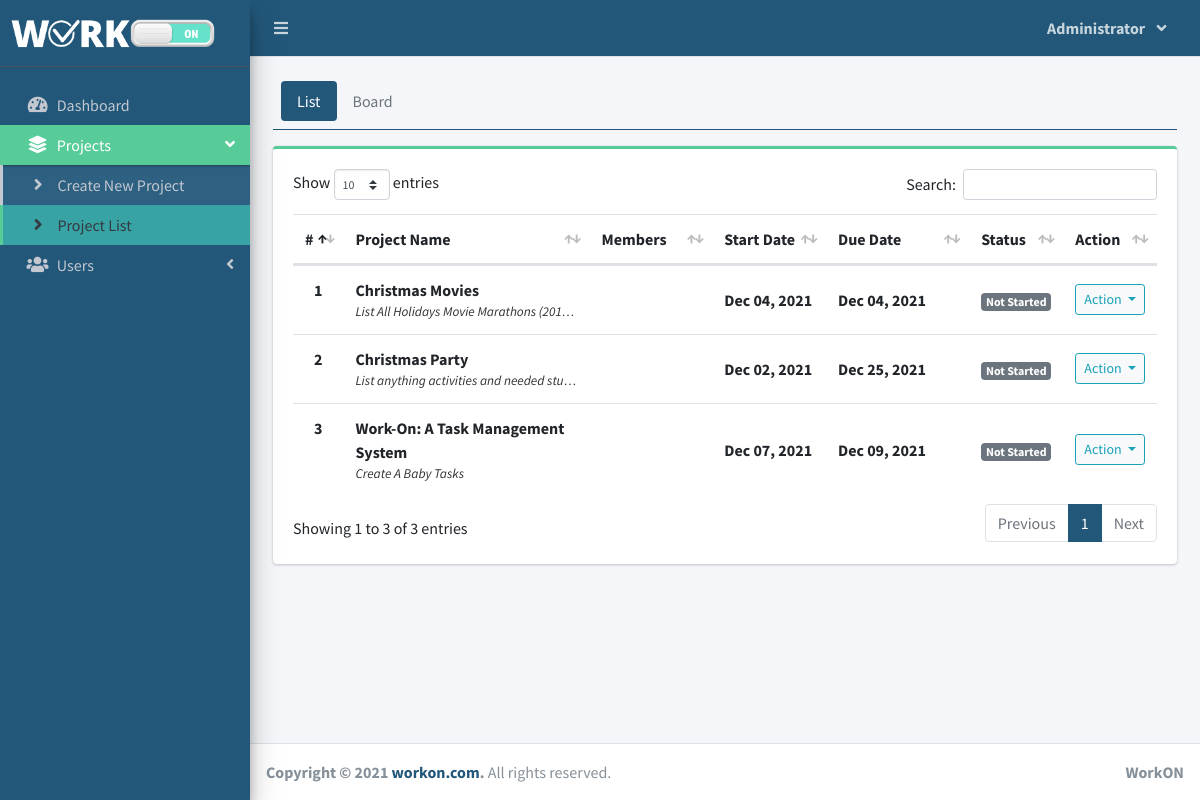
Page /index.php?page=project_list (signed in) on the earlier database version.
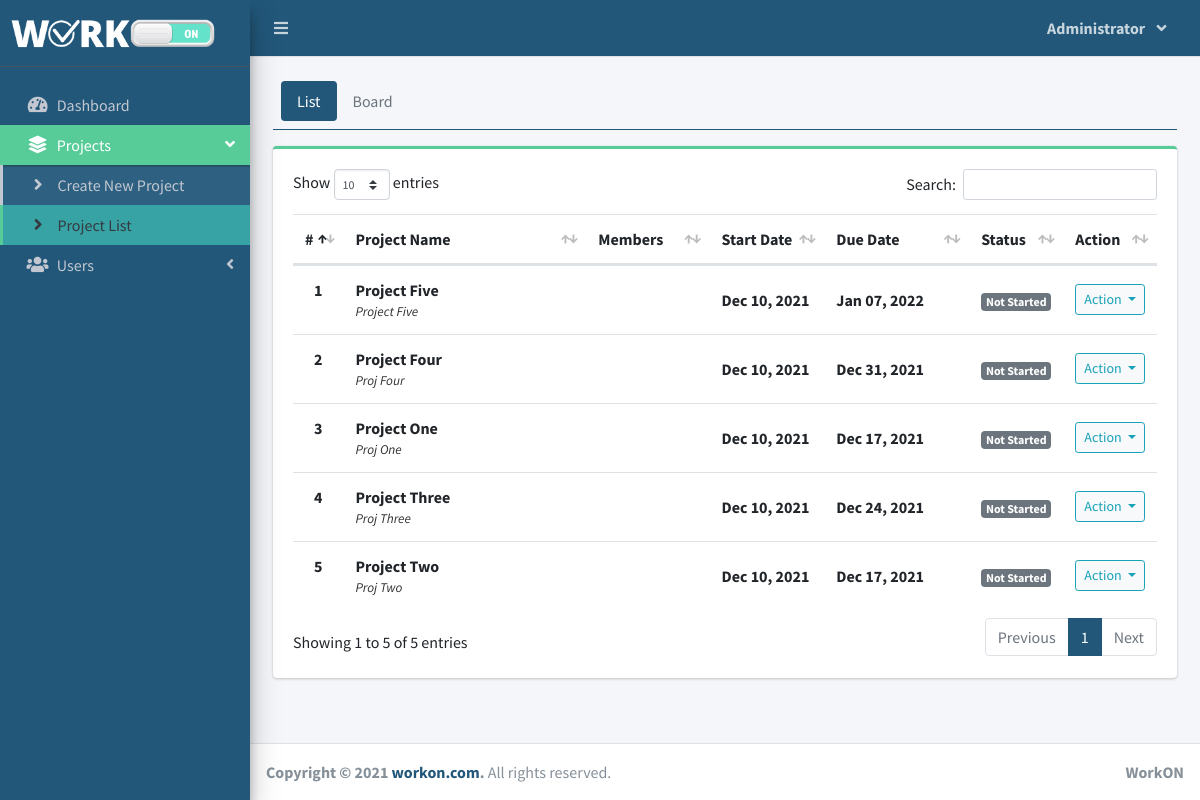
Same page on the later database version.
### tables this page shows
CREATE TABLE `project_list` (
  `id` int(30) NOT NULL,
  `name` varchar(200) NOT NULL,
  `description` text NOT NULL,
  `status` tinyint(2) NOT NULL,
  `start_date` date NOT NULL,
  `end_date` date NOT NULL,
  `manager_id` int(30) NOT NULL,
  `user_ids` text NOT NULL,
  `project_url` longtext NOT NULL,
  `project_time_sheet` longtext NOT NULL,
  `project_files` longtext NOT NULL,
  `date_created` datetime NOT NULL DEFAULT current_timestamp()
);

### project_list.php (the view, shortened to what this page needs)
<?php include'db_connect.php' ?>
<div class="col-lg-12">
	<ul class="nav nav-pills ml-auto p-2">
		<li class="nav-item"><a class="nav-link active" href="#list" data-toggle="tab">List</a></li>
		<li class="nav-item"><a class="nav-link" href="#board" data-toggle="tab">Board</a></li>
	</ul>
	<hr class="border-primary mt-0 mb-3">
	<div class="tab-content" id="pills-tabContent">
		<div class="tab-pane active" id="list" role="tabpanel" aria-labelledby="pills-list-tab">
			<div class="card card-outline card-success">
				<div class="card-body">
					<div class="table-responsive">
						<table class="table tabe-hover table-condensed" id="data-list">
							<colgroup>
								<col width="5%">
								<col width="35%">
								<col width="15%">
								<col width="15%">
								<col width="20%">
								<col width="10%">
							</colgroup>
							<thead>
								<tr>
									<th class="text-center">#</th>
									<th>Project Name</th>
									<th class="">Members</th>
									<th>Start Date</th>
									<th>Due Date</th>
									<th>Status</th>
									<th>Action</th>
								</tr>
							</thead>
							<tbody>
								<?php
								$i = 1;
								$where = "";
								$qry = $conn->query("SELECT * FROM project_list $where order by name asc");
								while($row= $qry->fetch_assoc()):
									$trans = get_html_translation_table(HTML_ENTITIES,ENT_QUOTES);
									unset($trans["\""], $trans["<"], $trans[">"], $trans["<h2"]);
									$desc = strtr(html_entity_decode($row['description']),$trans);
									$desc=str_replace(array("<li>","</li>"), array("",", "), $desc);
								?>
								<tr>
									<th class="text-center"><?php echo $i++ ?></th>
									<td>
										<p><b><?php echo ucwords($row['name']) ?></b></p>
										<p class="truncate"><?php echo strip_tags($desc) ?></p>
									</td>
									<td class="">
									</td>
									<td><b><?php echo date("M d, Y",strtotime($row['start_date'])) ?></b></td>
									<td><b><?php echo date("M d, Y",strtotime($row['end_date'])) ?></b></td>
									<td class="text-center">
										<?php
										if($row['status'] == 1){
											echo "<span class='badge badge-secondary'>Not Started</span>";
										}elseif($row['status'] == 2){
										echo "<span class='badge badge-primary'>Started</span>";
										}elseif($row['status'] == 3){
										echo "<span class='badge badge-primary'>In Progress</span>";
										}elseif($row['status'] == 4){
										echo "<span class='badge badge-primary'>In Review</span>";
										}elseif($row['status'] == 5){
										echo "<span class='badge badge-primary'>Over Due</span>";
										}elseif($row['status'] == 6){
											echo "<span class='badge badge-success'>Completed</span>";
									}
										?>
									</td>
									<td class="text-center">
										<button type="button" class="btn btn-default btn-sm btn-round border-info wave-effect text-info dropdown-toggle" data-toggle="dropdown" aria-expanded="true">
										Action
										</button>
									</td>
								</tr>
							<?php endwhile; ?>
							</tbody>
						</table>
					</div>
				</div>
			</div>
		</div>
	</div>
</div>

Differences in the rows shown:
removed project_list: name "Christmas Movies", description "List All Holidays Movie…", start_date "Dec 04, 2021", end_date "Dec 04, 2021", status "Not Started"
removed project_list: name "Christmas Party", description "List anything activities and needed…", start_date "Dec 02, 2021", end_date "Dec 25, 2021", status "Not Started"
removed project_list: name "Work-On: A Task Management System", description "Create A Baby Tasks", start_date "Dec 07, 2021", end_date "Dec 09, 2021", status "Not Started"
added project_list: name "Project Five", description "Project Five", start_date "Dec 10, 2021", end_date "Jan 07, 2022", status "Not Started"
added project_list: name "Project Four", description "Proj Four", start_date "Dec 10, 2021", end_date "Dec 31, 2021", status "Not Started"
added project_list: name "Project One", description "Proj One", start_date "Dec 10, 2021", end_date "Dec 17, 2021", status "Not Started"
added project_list: name "Project Three", description "Proj Three", start_date "Dec 10, 2021", end_date "Dec 24, 2021", status "Not Started"
added project_list: name "Project Two", description "Proj Two", start_date "Dec 10, 2021", end_date "Dec 17, 2021", status "Not Started"
Other differences:
text written by a page script: "Show entries Search: Showing 1 to 3 of 3 entries Previous 1 Next" → "Show entries Search: Showing 1 to 5 of 5 entries Previous 1 Next"
